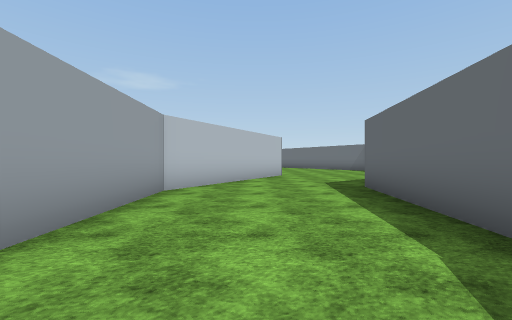
View 1 (above)

16 first-person views from a walk through a Unity game level. The camera is 1.2 m above the floor, looks level and sees 90° across. The floor is counted in squares, 2 m on a side. Each view is taken from the middle of a square. On the plan, view 1 faces up. The plan holds only what a view shows up to about 9 squares ahead; the rest is blank. The place goes on beyond the plan. Flat ground stands in for the terrain. Some surface patterns are stand-ins.

View 2
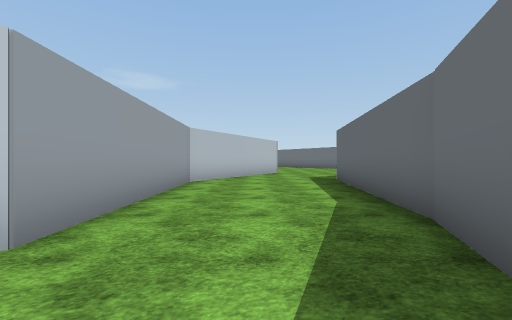

View 3
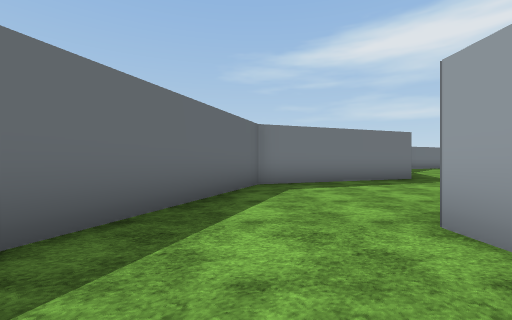

View 4
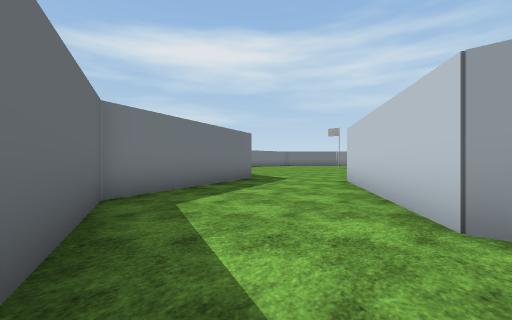

View 5
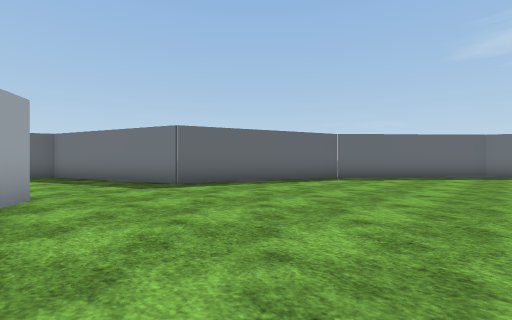

View 6
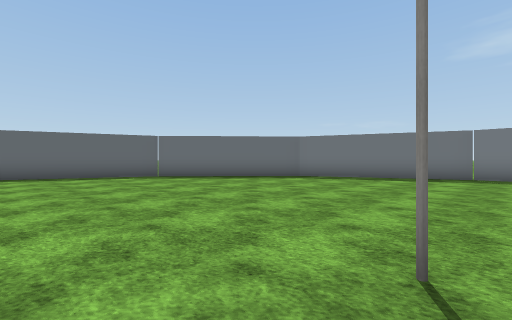

View 7
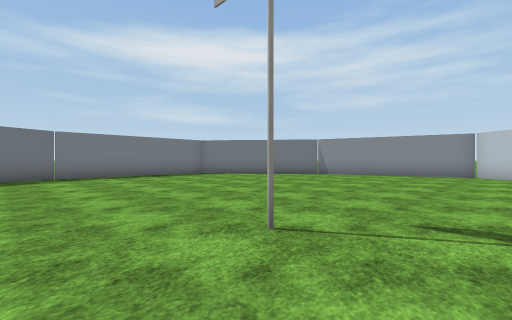

View 8
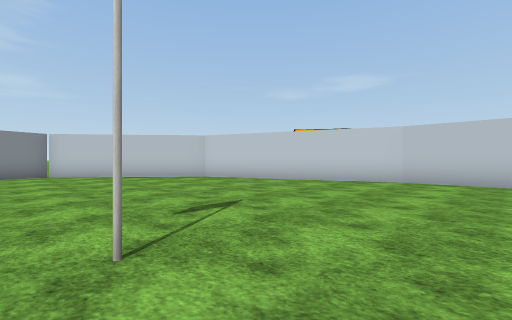

View 9
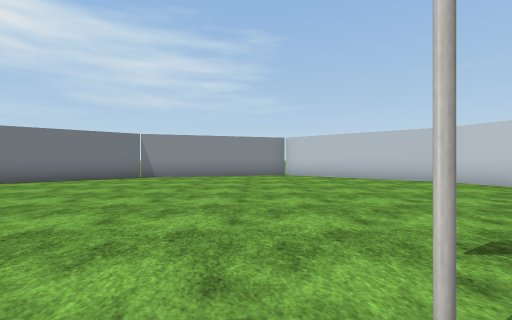

View 10
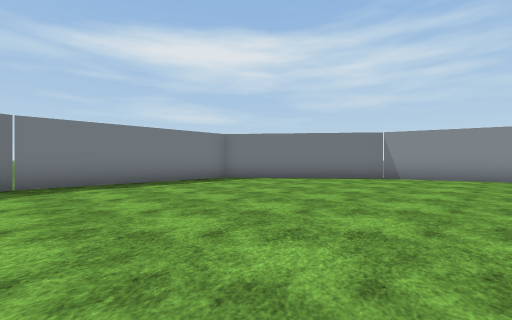

View 11
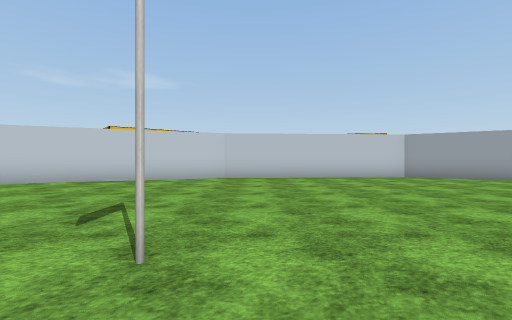

View 12
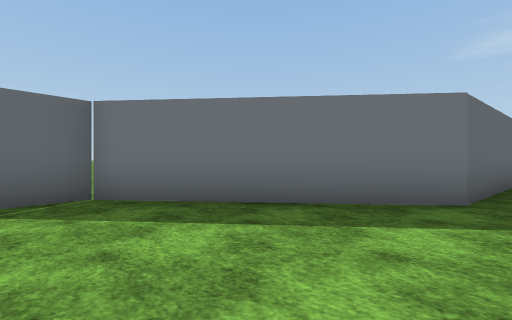

View 13
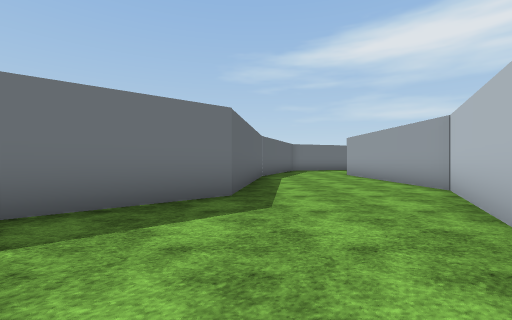

View 14
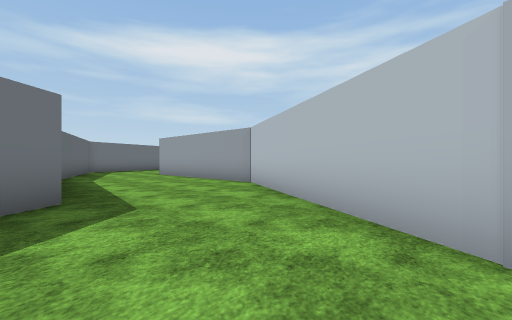

View 15
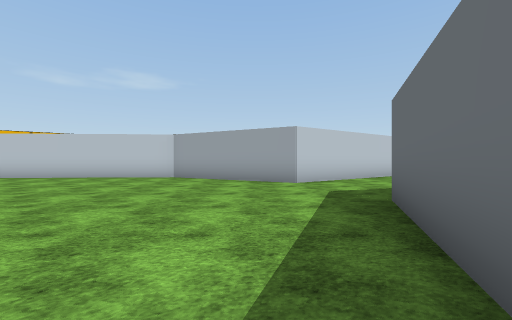

View 16
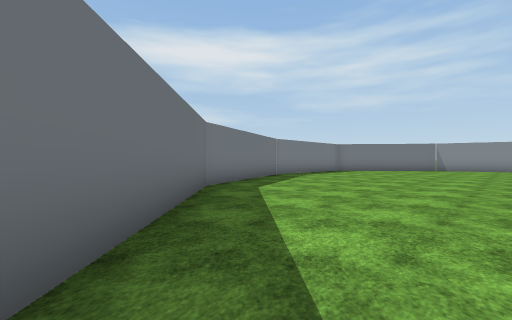

### Floor plan
Points are (right, up) in squares from view 1. A wall is a line through its corners. A room is listed if a view was taken in it or the views show most of it. See-through windows are left out.
Room 1 (views 1, 3, 4)
walls: (0.9, -1.8) (1.8, 0.5) (2.4, 5.7); (-1.8, 5) (-1.6, -0.3) (-6, -3.3); (-5, -6.2) (-2.1, -5.1)
ways out: opening at (-1.8, -2.2) to room 2; opening at (-5, -4.5) to room 3; opening at (0.5, 6.5) to room 4
Room 2 (view 2)
walls: (-2.1, -5.1) (-0.1, -4.3) (0.9, -1.8)
ways out: opening at (-1.8, -2.2) to room 1
Room 3 (views 5, 6, 7, 8, 9, 10, 11, 15, 16)
walls: (-22, -4) (-25.2, -7.9) (-23.7, -12.9) (-20.4, -16.9) (-15.1, -16.9) (-10.4, -15) (-6.8, -11.1) (-5, -6.2); (-6, -3.3) (-9.8, -1.1) (-16, -1.5) (-21.8, -3.8)
ways out: opening at (-5, -4.5) to room 1
Room 4 (views 12, 13, 14)
walls: (2.4, 5.7) (6.5, 9) (6.4, 10); (1, 10) (-1.8, 5)
ways out: opening at (0.5, 6.5) to room 1

Where each view was taken, in squares from view 1:
view 1: 0 up, 0 right, facing up
view 2: 2 down, 0 right, facing up
view 3: 2 up, 0 right, facing down
view 4: 0 up, 1 right, facing down-left
view 5: 3 down, 11 left, facing down-right
view 6: 7 down, 16 left, facing down-right
view 7: 7 down, 14 left, facing down-left
view 8: 9 down, 14 left, facing up-left
view 9: 9 down, 15 left, facing left
view 10: 10 down, 15 left, facing down-left
view 11: 10 down, 15 left, facing up
view 12: 10 up, 2 right, facing down-right
view 13: 10 up, 2 right, facing down
view 14: 10 up, 3 right, facing down-left
view 15: 10 down, 7 left, facing up
view 16: 10 down, 7 left, facing down-left
